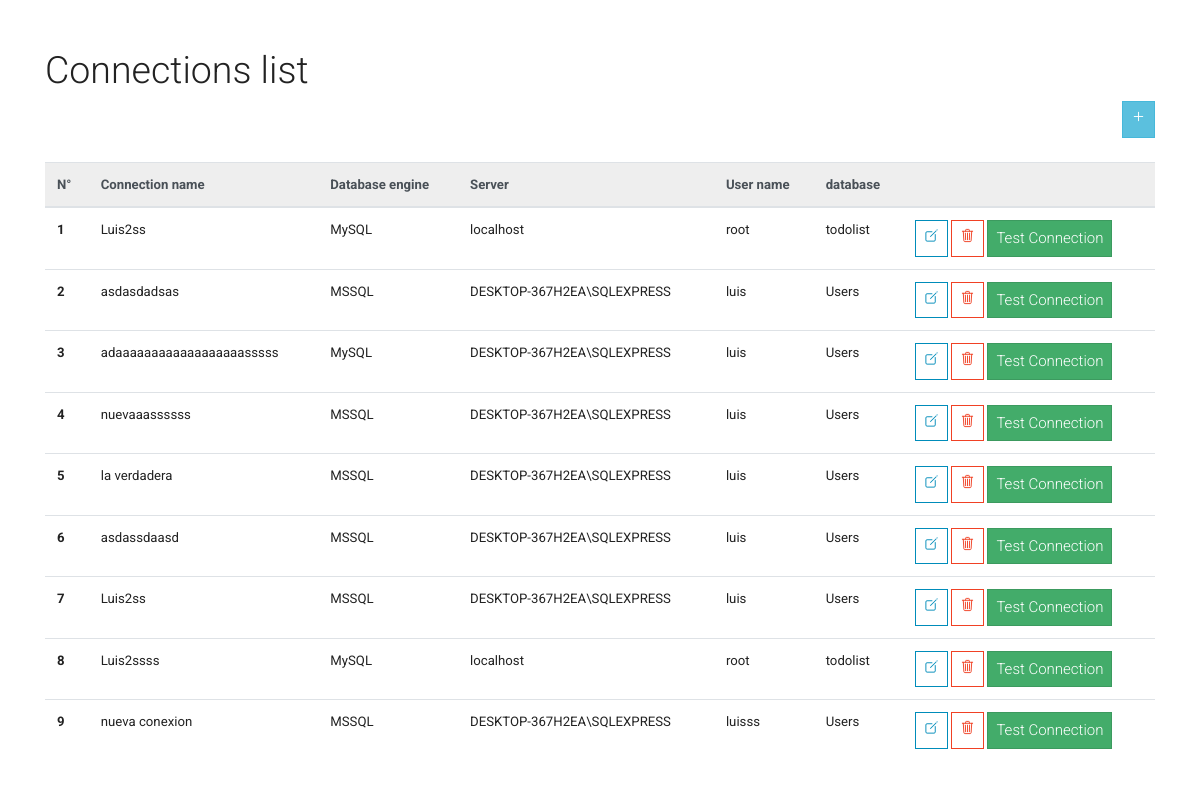
The page / on the database its author committed.
### tables this page shows
CREATE TABLE `Connections` (
  `id` int(11) NOT NULL,
  `connection_name` varchar(50) NOT NULL,
  `server` varchar(50) NOT NULL,
  `user_name` varchar(50) NOT NULL,
  `password` varchar(50) DEFAULT NULL,
  `name_database` varchar(50) NOT NULL,
  `databaseEngine` varchar(20) NOT NULL
);

### application/controllers/Main.php (called while the page is built, shortened)
<?php
class Main extends CI_Controller {
	public function __construct(){
		$this->load->model("connection_model");
	}
	public function index(){
		$data = array('data'=>$this->connection_model->getConnections());
		$this->load->view('connections/main', $data);
	}
}

### index.php (called while the page is built, shortened)
<?php
require_once BASEPATH.'core/CodeIgniter.php';

### application/models/connection_model.php (called while the page is built, shortened)
<?php
class connection_model extends CI_Model {
    public function getConnections(){
        $this->db->select("*");
        $this->db->from("Connections");
        $results=$this->db->get();
        return $results->result();
    }
}

### application/views/connections/main.php (the view, shortened to what this page needs)
<!doctype html>
<html lang="es">
  <head>
    <link rel="stylesheet" type="text/css"href="https://cdn.jsdelivr.net/npm/bootswatch@4.5.2/dist/yeti/bootstrap.min.css">
  </head>
  <body>
    <div class="container">
        <h1 class="mt-5">Connections list</h1>
        <div class="text-right">
            <a href="<?php echo base_url(); ?>main/create" class="btn btn-info"><ion-icon name="add"></ion-icon></a>
        </div>
        <table class="table mt-4">
            <thead class="thead-light">
                <tr>
                <th scope="col">N°</th>
                <th scope="col">Connection name</th>
                <th scope="col">Database engine</th>
                <th scope="col">Server</th>
                <th scope="col">User name</th>
                <th scope="col">database</th>
                <th scope="col"></th>
                </tr>
            </thead>
            <tbody>
                <?php $counter=1; foreach($data as $key => $value):?>
                    <tr>
                        <th scope="row"><?php echo $counter++;?></th>
                        <td><?php echo $value->connection_name;?></td>
                        <td><?php echo $value->databaseEngine;?></td>
                        <td><?php echo $value->server;?></td>
                        <td><?php echo $value->user_name;?></td>
                        <td><?php echo $value->name_database;?></td>
                        <td>
                            <a href="<?php echo base_url(); ?>edit/<?php echo $value->id;?>" class="btn btn-outline-primary" role="button"><ion-icon name="create-outline"></ion-icon></a>
                            <a href="<?php echo base_url(); ?>delete/<?php echo $value->id;?>" class="btn btn-outline-danger"><ion-icon name="trash-outline"></ion-icon></a>
                            <a
                                class="btn btn-success "
                                onClick="activateSpinner(event)"
                                href="<?php echo base_url(); ?>test/<?php echo $value->id;?>"
                            >
                                <div style="pointer-events: none;">Test Connection</div>
                            </a>
                        </td>
                    </tr>
                <?php endforeach; ?>
            </tbody>
        </table>
    </div>
  </body>

### application/views/connections/main.php (style rules this page uses)
body { font-family:"Roboto" !important; }

### rows shown on the page
connections: connection_name "Luis2ss", databaseEngine "MySQL", server "localhost", user_name "root", name_database "todolist"
connections: connection_name "asdasdadsas", databaseEngine "MSSQL", server "DESKTOP-367H2EA\\SQLEXPRESS", user_name "luis", name_database "Users"
connections: connection_name "adaaaaaaaaaaaaaaaaaasssss", databaseEngine "MySQL", server "DESKTOP-367H2EA\\SQLEXPRESS", user_name "luis", name_database "Users"
connections: connection_name "nuevaaassssss", databaseEngine "MSSQL", server "DESKTOP-367H2EA\\SQLEXPRESS", user_name "luis", name_database "Users"
connections: connection_name "la verdadera", databaseEngine "MSSQL", server "DESKTOP-367H2EA\\SQLEXPRESS", user_name "luis", name_database "Users"
connections: connection_name "asdassdaasd", databaseEngine "MSSQL", server "DESKTOP-367H2EA\\SQLEXPRESS", user_name "luis", name_database "Users"
connections: connection_name "Luis2ss", databaseEngine "MSSQL", server "DESKTOP-367H2EA\\SQLEXPRESS", user_name "luis", name_database "Users"
connections: connection_name "Luis2ssss", databaseEngine "MySQL", server "localhost", user_name "root", name_database "todolist"
connections: connection_name "nueva conexion", databaseEngine "MSSQL", server "DESKTOP-367H2EA\\SQLEXPRESS", user_name "luisss", name_database "Users"
